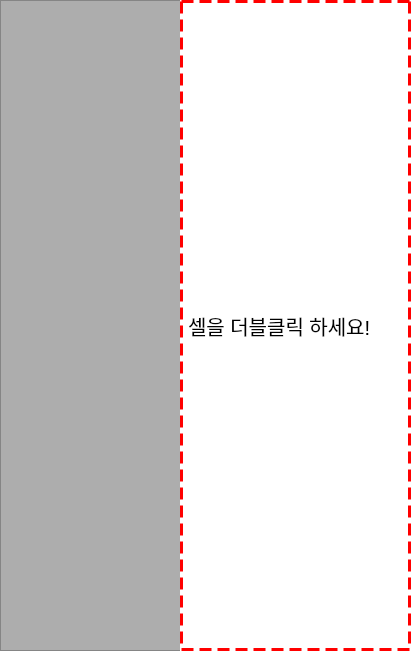
<?xml version="1.0" encoding="UTF-8"?>
<ui version="4.0">
 <class>Form_2</class>
 <widget class="QWidget" name="Form_2">
  <property name="geometry">
   <rect>
    <x>0</x>
    <y>0</y>
    <width>419</width>
    <height>651</height>
   </rect>
  </property>
  <property name="windowTitle">
   <string>I_beam_table</string>
  </property>
  <property name="windowIcon">
   <iconset>
    <normaloff>mushroom.jpg</normaloff>mushroom.jpg</iconset>
  </property>
  <property name="styleSheet">
   <string notr="true">background:rgb(255, 255, 255);</string>
  </property>
  <widget class="QTableWidget" name="tableWidget_2">
   <property name="geometry">
    <rect>
     <x>0</x>
     <y>0</y>
     <width>181</width>
     <height>651</height>
    </rect>
   </property>
   <property name="styleSheet">
    <string notr="true">background:rgb(173, 173, 173)</string>
   </property>
  </widget>
  <widget class="QLabel" name="label">
   <property name="geometry">
    <rect>
     <x>180</x>
     <y>0</y>
     <width>231</width>
     <height>651</height>
    </rect>
   </property>
   <property name="styleSheet">
    <string notr="true">border: 3px dashed rgb(255, 0, 0);
font : 15pt ;
color : black;
</string>
   </property>
   <property name="text">
    <string>셀을 더블클릭 하세요!</string>
   </property>
  </widget>
 </widget>
 <resources/>
 <connections/>
</ui>
